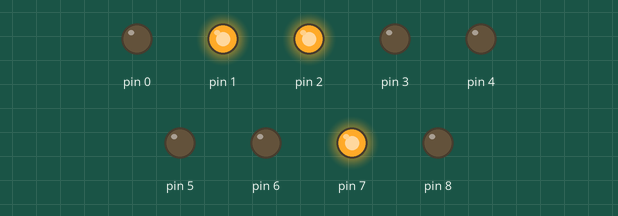
This sketch was run on a simulated Arduino Uno, built with avr-gcc and run on an emulated ATmega328P. On the bench: output pins drawn as LEDs (lit = HIGH).

Above: at 0.5 s.
At 2.5 s:
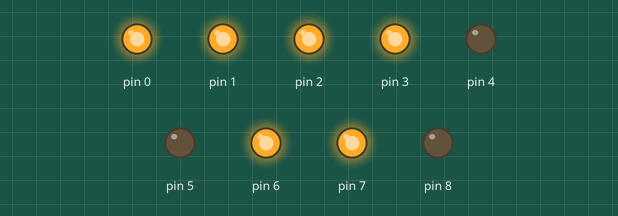
At 3.5 s:
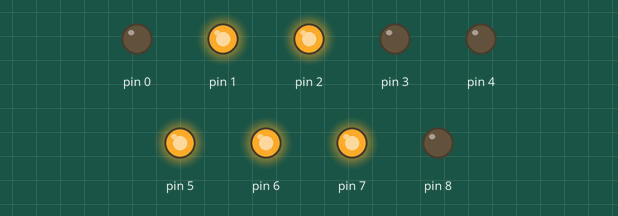
At 5.5 s:
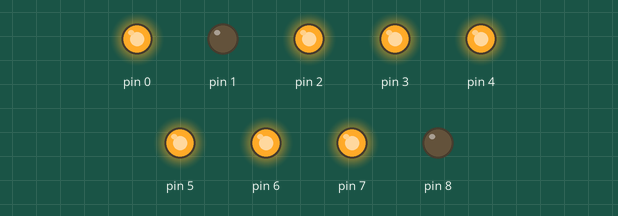
At 7.5 s:
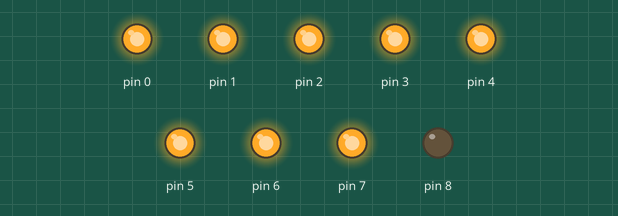
At 10.5 s:
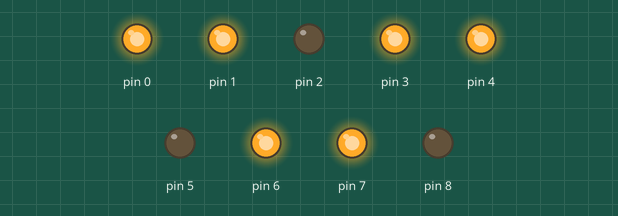
Timing chart, 0 to 11.7 s (numbered marks = the images above):
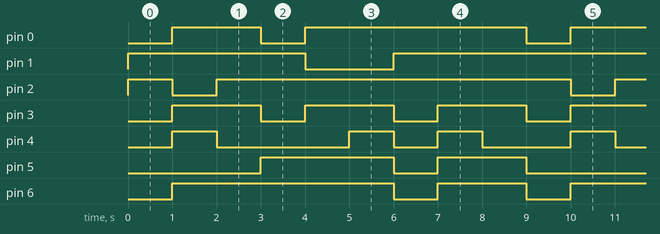

The sketch:

seven_segment1.ino
```cpp
void setup() {
  for (int i = 0; i < 9; i++)
  {
    pinMode(i, OUTPUT);

  }
  digitalWrite(7, HIGH);

}
void val0()
{
  digitalWrite(0, HIGH);
  digitalWrite(1, HIGH);
  digitalWrite(2, HIGH);
  digitalWrite(3, HIGH);
  digitalWrite(4, HIGH);
  digitalWrite(5, HIGH);
  digitalWrite(6, LOW);
}
void val1()
{

  digitalWrite(0, LOW);
  digitalWrite(1, HIGH);
  digitalWrite(2, HIGH);
  digitalWrite(3, LOW);
  digitalWrite(4, LOW);
  digitalWrite(5, LOW);
  digitalWrite(6, LOW);
}
void val2()
{

  digitalWrite(0, HIGH);
  digitalWrite(1, HIGH);
  digitalWrite(2, LOW);
  digitalWrite(3, HIGH);
  digitalWrite(4, HIGH);
  digitalWrite(5, LOW);
  digitalWrite(6, HIGH);
}
void val3()
{

  digitalWrite(0, HIGH);
  digitalWrite(1, HIGH);
  digitalWrite(2, HIGH);
  digitalWrite(3, HIGH);
  digitalWrite(4, LOW);
  digitalWrite(5, LOW);
  digitalWrite(6, HIGH);
}
void val4()
{

  digitalWrite(0, LOW);
  digitalWrite(1, HIGH);
  digitalWrite(2, HIGH);
  digitalWrite(3, LOW);
  digitalWrite(4, LOW);
  digitalWrite(5, HIGH);
  digitalWrite(6, HIGH);
}

void val5()
{

  digitalWrite(0, HIGH);
  digitalWrite(1, LOW);
  digitalWrite(2, HIGH);
  digitalWrite(3, HIGH);
  digitalWrite(4, LOW);
  digitalWrite(5, HIGH);
  digitalWrite(6, HIGH);
}
void val6()
{

  digitalWrite(0, HIGH);
  digitalWrite(1, LOW);
  digitalWrite(2, HIGH);
  digitalWrite(3, HIGH);
  digitalWrite(4, HIGH);
  digitalWrite(5, HIGH);
  digitalWrite(6, HIGH);
}
void val7()
{

  digitalWrite(0, HIGH);
  digitalWrite(1, HIGH);
  digitalWrite(2, HIGH);
  digitalWrite(3, LOW);
  digitalWrite(4, LOW);
  digitalWrite(5, LOW);
  digitalWrite(6, LOW);
}
void val8()
{

  digitalWrite(0, HIGH);
  digitalWrite(1, HIGH);
  digitalWrite(2, HIGH);
  digitalWrite(3, HIGH);
  digitalWrite(4, HIGH);
  digitalWrite(5, HIGH);
  digitalWrite(6, HIGH);
}
void val9()
{

  digitalWrite(0, HIGH);
  digitalWrite(1, HIGH);
  digitalWrite(2, HIGH);
  digitalWrite(3, HIGH);
  digitalWrite(4, LOW);
  digitalWrite(5, HIGH);
  digitalWrite(6, HIGH);
}
void loop() {

  val1();
  delay(1000);

  val2();
  delay(1000);

  val3();
  delay(1000);

  val4();
  delay(1000);

  val5();
  delay(1000);

  val6();
  delay(1000);

  val7();
  delay(1000);

  val8();
  delay(1000);

  val9();
  delay(1000);


}
```

Measured:
- by itself, pin 0: repeats every 9.0 s: LOW 1.0 s, HIGH 5.0 s, LOW 1.0 s, HIGH 2.0 s
- by itself, pin 1: repeats every 9.0 s: LOW 2.0 s, HIGH 7.0 s
- by itself, pin 2: repeats every 9.0 s: LOW 1.0 s, HIGH 8.0 s
- by itself, pin 3: alternates HIGH for 2.0 s and LOW for 1.0 s
- by itself, pin 4: repeats every 9.0 s: LOW 3.0 s, HIGH 1.0 s, LOW 1.0 s, HIGH 1.0 s, LOW 2.0 s, HIGH 1.0 s
- by itself, pin 5: repeats every 9.0 s: LOW 1.0 s, HIGH 2.0 s, LOW 3.0 s, HIGH 3.0 s
- by itself, pin 6: repeats every 9.0 s: LOW 1.0 s, HIGH 2.0 s, LOW 1.0 s, HIGH 5.0 s
